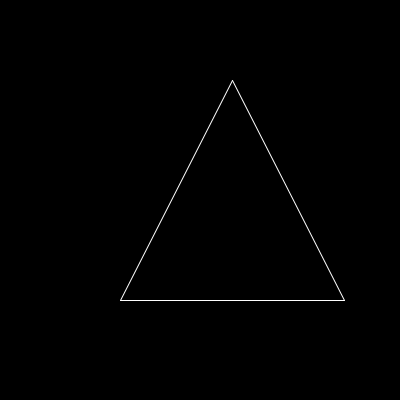
Frame 1 (no input)
Frame 60 (the mouse pressed at the canvas centre just before this capture): identical to frame 1, image omitted
Frame 120 (the mouse held since frame 60 and released just before this capture): identical to frame 1, image omitted

The Processing sketch that drew this single still picture (run headless with seeded random() and noise(); from frame 60 on, the mouse is pressed at the canvas centre):

// Processing sketch: Opdracht_9_7
// ── Opdracht_9_7.pde

void setup(){
size(400,400);
}

void draw(){
  background(0,0,0);
  stroke(255,255,255);
  //triangle (120, 300, 232, 80, 344, 300);
  tekenDriehoek(120, 300, 232, 80, 344, 300);
}


void tekenDriehoek(int x1, int y1 ,int x2, int y2, int x3, int y3){
  //left line
  line(x1,y1,x2,y2);
  //right line
  line(x2,y2,x3,y3);
  //bottom line
  line(x3,y3,x1,y1);

}
